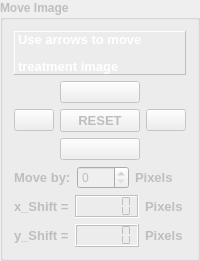
                 <widget class="QGroupBox" name="group_move_Overlay">
                  <property name="enabled">
                   <bool>false</bool>
                  </property>
                  <property name="minimumSize">
                   <size>
                    <width>150</width>
                    <height>0</height>
                   </size>
                  </property>
                  <property name="maximumSize">
                   <size>
                    <width>100000</width>
                    <height>300</height>
                   </size>
                  </property>
                  <property name="font">
                   <font>
                    <weight>75</weight>
                    <italic>false</italic>
                    <bold>true</bold>
                   </font>
                  </property>
                  <property name="title">
                   <string>Move Image</string>
                  </property>
                  <layout class="QGridLayout" name="gridLayout_18">
                   <item row="1" column="0">
                    <layout class="QGridLayout" name="gridLayout">
                     <item row="0" column="1">
                      <widget class="QPushButton" name="Button_UP">
                       <property name="text">
                        <string/>
                       </property>
                       <property name="icon">
                        <iconset>
                         <normaloff>Icons/move_top.png</normaloff>Icons/move_top.png</iconset>
                       </property>
                      </widget>
                     </item>
                     <item row="1" column="0">
                      <widget class="QPushButton" name="Button_LEFT">
                       <property name="text">
                        <string/>
                       </property>
                       <property name="icon">
                        <iconset>
                         <normaloff>Icons/move_left.png</normaloff>Icons/move_left.png</iconset>
                       </property>
                      </widget>
                     </item>
                     <item row="1" column="1">
                      <widget class="QPushButton" name="Button_RESET">
                       <property name="font">
                        <font>
                         <pointsize>10</pointsize>
                         <weight>75</weight>
                         <bold>true</bold>
                        </font>
                       </property>
                       <property name="text">
                        <string>RESET</string>
                       </property>
                      </widget>
                     </item>
                     <item row="1" column="2">
                      <widget class="QPushButton" name="Button_RIGHT">
                       <property name="text">
                        <string/>
                       </property>
                       <property name="icon">
                        <iconset>
                         <normaloff>Icons/move_right.png</normaloff>Icons/move_right.png</iconset>
                       </property>
                      </widget>
                     </item>
                     <item row="2" column="1">
                      <widget class="QPushButton" name="Button_DOWN">
                       <property name="text">
                        <string/>
                       </property>
                       <property name="icon">
                        <iconset>
                         <normaloff>Icons/move_down.png</normaloff>Icons/move_down.png</iconset>
                       </property>
                      </widget>
                     </item>
                    </layout>
                   </item>
                   <item row="2" column="0">
                    <layout class="QHBoxLayout" name="horizontalLayout">
                     <item>
                      <widget class="QLabel" name="label_30">
                       <property name="font">
                        <font>
                         <pointsize>10</pointsize>
                         <weight>75</weight>
                         <italic>false</italic>
                         <bold>true</bold>
                        </font>
                       </property>
                       <property name="text">
                        <string>Move by:</string>
                       </property>
                      </widget>
                     </item>
                     <item>
                      <widget class="QSpinBox" name="input_Planar_move">
                       <property name="font">
                        <font>
                         <weight>50</weight>
                         <bold>false</bold>
                        </font>
                       </property>
                      </widget>
                     </item>
                     <item>
                      <widget class="QLabel" name="label_31">
                       <property name="font">
                        <font>
                         <pointsize>10</pointsize>
                         <weight>75</weight>
                         <italic>false</italic>
                         <bold>true</bold>
                        </font>
                       </property>
                       <property name="text">
                        <string>Pixels</string>
                       </property>
                      </widget>
                     </item>
                    </layout>
                   </item>
                   <item row="3" column="0">
                    <layout class="QHBoxLayout" name="horizontalLayout_2">
                     <item>
                      <widget class="QLabel" name="label_32">
                       <property name="font">
                        <font>
                         <pointsize>10</pointsize>
                         <weight>75</weight>
                         <italic>false</italic>
                         <bold>true</bold>
                        </font>
                       </property>
                       <property name="text">
                        <string>x_Shift =</string>
                       </property>
                      </widget>
                     </item>
                     <item>
                      <widget class="QLCDNumber" name="txt_Planar_shift_x">
                       <property name="font">
                        <font>
                         <pointsize>10</pointsize>
                        </font>
                       </property>
                       <property name="frameShadow">
                        <enum>QFrame::Sunken</enum>
                       </property>
                       <property name="segmentStyle">
                        <enum>QLCDNumber::Flat</enum>
                       </property>
                      </widget>
                     </item>
                     <item>
                      <widget class="QLabel" name="label_34">
                       <property name="font">
                        <font>
                         <pointsize>10</pointsize>
                         <weight>75</weight>
                         <italic>false</italic>
                         <bold>true</bold>
                        </font>
                       </property>
                       <property name="text">
                        <string>Pixels</string>
                       </property>
                      </widget>
                     </item>
                    </layout>
                   </item>
                   <item row="4" column="0">
                    <layout class="QHBoxLayout" name="horizontalLayout_5">
                     <item>
                      <widget class="QLabel" name="label_33">
                       <property name="font">
                        <font>
                         <pointsize>10</pointsize>
                         <weight>75</weight>
                         <italic>false</italic>
                         <bold>true</bold>
                        </font>
                       </property>
                       <property name="text">
                        <string>y_Shift =</string>
                       </property>
                      </widget>
                     </item>
                     <item>
                      <widget class="QLCDNumber" name="txt_Planar_shift_y">
                       <property name="font">
                        <font>
                         <pointsize>10</pointsize>
                        </font>
                       </property>
                       <property name="segmentStyle">
                        <enum>QLCDNumber::Flat</enum>
                       </property>
                      </widget>
                     </item>
                     <item>
                      <widget class="QLabel" name="label_35">
                       <property name="font">
                        <font>
                         <pointsize>10</pointsize>
                         <weight>75</weight>
                         <italic>false</italic>
                         <bold>true</bold>
                        </font>
                       </property>
                       <property name="text">
                        <string>Pixels</string>
                       </property>
                      </widget>
                     </item>
                    </layout>
                   </item>
                   <item row="0" column="0">
                    <widget class="QLabel" name="label_63">
                     <property name="sizePolicy">
                      <sizepolicy hsizetype="Minimum" vsizetype="Minimum">
                       <horstretch>0</horstretch>
                       <verstretch>0</verstretch>
                      </sizepolicy>
                     </property>
                     <property name="font">
                      <font>
                       <pointsize>10</pointsize>
                       <weight>75</weight>
                       <bold>true</bold>
                      </font>
                     </property>
                     <property name="frameShape">
                      <enum>QFrame::Panel</enum>
                     </property>
                     <property name="frameShadow">
                      <enum>QFrame::Raised</enum>
                     </property>
                     <property name="text">
                      <string>&lt;html&gt;&lt;head/&gt;&lt;body&gt;&lt;p&gt;&lt;span style=&quot; color:#ffffff;&quot;&gt;Use arrows to move &lt;/span&gt;&lt;/p&gt;&lt;p&gt;&lt;span style=&quot; color:#ffffff;&quot;&gt;treatment image&lt;/span&gt;&lt;/p&gt;&lt;/body&gt;&lt;/html&gt;</string>
                     </property>
                    </widget>
                   </item>
                  </layout>
                 </widget>
